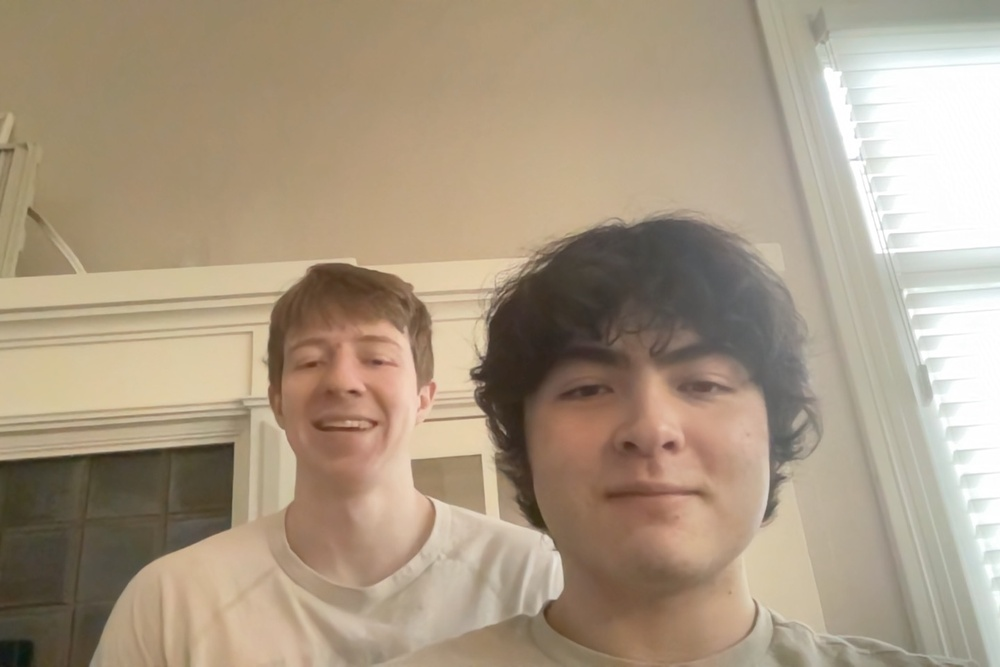
#> input picture images/test.jpeg, 1000 x 667 px, shrunk from 1440 x 960 before the run
$ python main.py
#> lines starting #> are read from the running program, lines starting #| are printed output that depends on the picture; after the words box and inside, x2 and y2 are one past the last pixel; in counts of white or black regions, pixels touching at a corner belong together
import cv2

def main():
  # Load the cascade
  face_cascade = cv2.CascadeClassifier('haarcascade_frontalface_default.xml')
  # Read the input image
  img = cv2.imread('images/test.jpeg')
#> img is the input picture: shape (667, 1000, 3); mean B, G, R 131.6, 153.4, 170
  # Convert into grayscale
  gray = cv2.cvtColor(img, cv2.COLOR_BGR2GRAY)
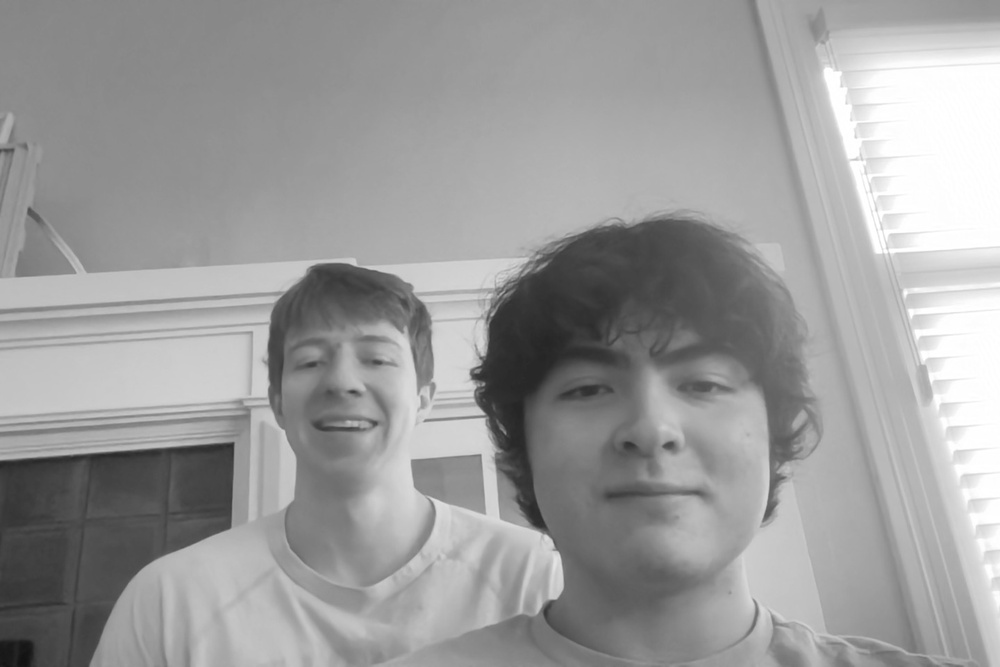
#> gray: shape (667, 1000); min 17, max 255, mean 155.9
  # Detect faces
  faces = face_cascade.detectMultiScale(gray, 1.1, 4)
#> faces = [[815, 57, 132, 132], [260, 293, 167, 167], [513, 285, 269, 269]]
  # Draw rectangle around the faces
  for (x, y, w, h) in faces:
    #img[y:y+h, x:x+w] = cv2.medianBlur(img[y:y+h, x:x+w], 51)
    #cv2.rectangle(img, (x, y), (x+w, y+h), (255, 0, 0), 2)
    img[y:y+h, x:x+w] = cv2.blur(img[y:y+h, x:x+w], (50, 50))
#> this loop made 3 passes
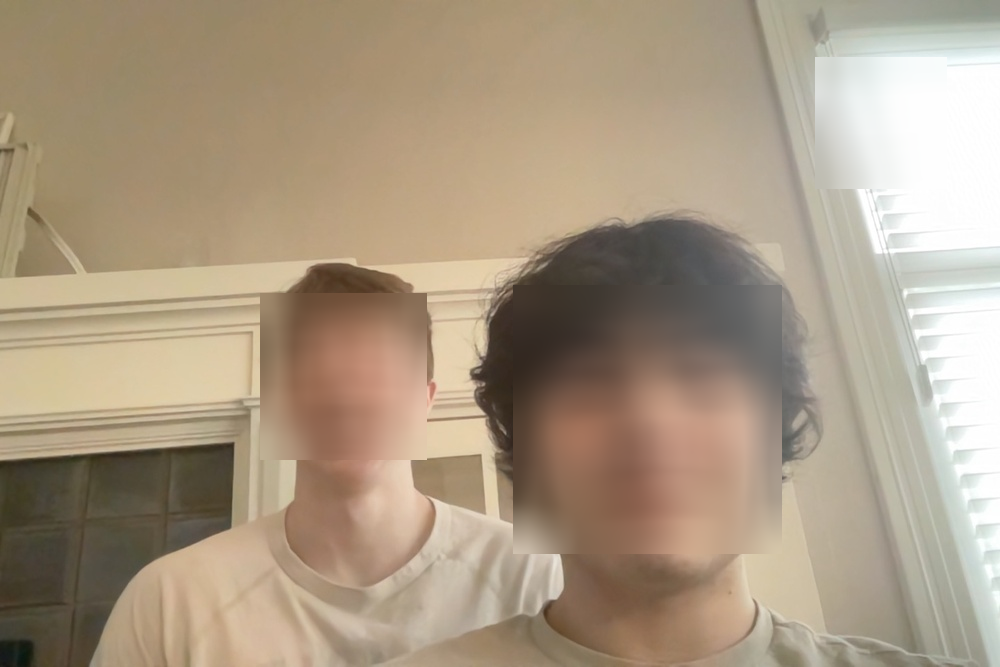
#> img: shape (667, 1000, 3); 17.36% of pixels changed, all inside (x1, y1, x2, y2) = (260, 57, 947, 554)
  # Display the output
  cv2.imshow('img', img)
  cv2.waitKey()

if __name__ == "__main__":
  main()
